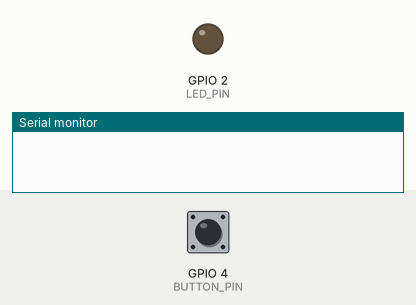
A sketch run on a simulated ESP32. On the bench: output pins drawn as LEDs (lit = HIGH), the last lines printed to the serial monitor. The test bench sets the inputs (shaded band); at power-on: GPIO 4 (BUTTON_PIN) HIGH.

Above: at 1.2 s.
1.3 s: GPIO 4 (BUTTON_PIN) pulled LOW for 0.15 s
2.9 s: GPIO 4 (BUTTON_PIN) pulled LOW for 1 s
At 5.3 s:
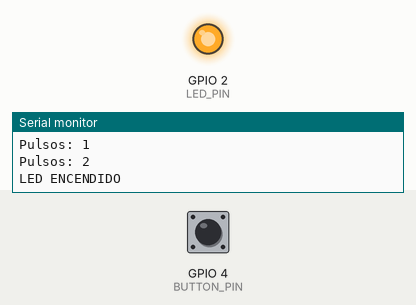
Timing chart, 0 to 8.4 s (numbered marks = the images above; inputs shaded):
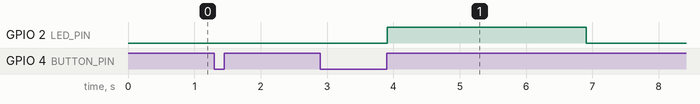

Measured:
- after the input at 2.9 s, GPIO 2 (LED_PIN): LOW → HIGH after 1.0 s, → LOW 3.0 s later

The sketch:

encender_led_por_boton.ino
```cpp
// el boton se coloca en GND para hacer los pulsos despues de 3 segundos el led se apaga
#define LED_PIN 2        // LED del ESP32 DevKit V1
#define BUTTON_PIN 4     // Botón conectado al GPIO 4

int numeroPulsos = 0;        // Debe ser variable global
bool lastState = HIGH;       // Último estado del botón
unsigned long lastDebounce = 0;
const unsigned long debounceDelay = 50;  // Antirrebote

void setup() {
  pinMode(LED_PIN, OUTPUT);
  pinMode(BUTTON_PIN, INPUT_PULLUP);
  Serial.begin(115200);
}

void loop() {
  int lectura = digitalRead(BUTTON_PIN);

  // --- Antirrebote ---
  if (lectura != lastState) {
    lastDebounce = millis();
    lastState = lectura;
  }

  if ((millis() - lastDebounce) > debounceDelay) {

    // Detectar un "nuevo" pulso (presión)
    if (lectura == LOW) {   // Botón presionado
      numeroPulsos++;
      Serial.print("Pulsos: ");
      Serial.println(numeroPulsos);

      // Evitar contar varias veces mientras el botón sigue presionado
      while(digitalRead(BUTTON_PIN) == LOW) {
        delay(10);
      }
    }
  }

  // --- Acción al llegar a 2 pulsos ---
  if (numeroPulsos == 2) {
    digitalWrite(LED_PIN, HIGH);
    Serial.println("LED ENCENDIDO");
    numeroPulsos = 0;
    delay(3000);
    digitalWrite(LED_PIN, LOW);
     // Reset para volver a empezar
  }

  delay(10);
}
```
